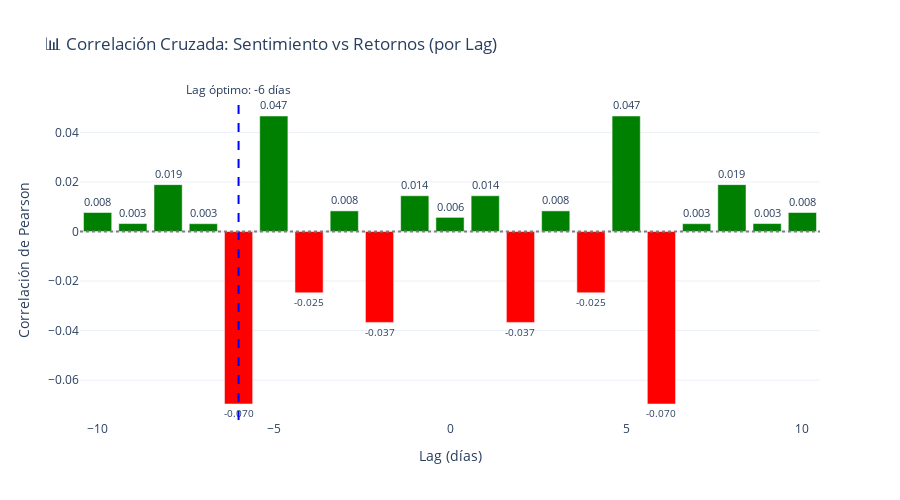

Notebook cell for this chart:
### Code cell
# Gráfico de correlaciones por lag
fig = go.Figure()

fig.add_trace(go.Bar(
    x=df_lags['lag'],
    y=df_lags['correlation'],
    marker_color=['red' if c < 0 else 'green' for c in df_lags['correlation']],
    text=df_lags['correlation'],
    texttemplate='%{text:.3f}',
    textposition='outside',
    name='Correlación'
))

# Marcar lag óptimo
fig.add_vline(
    x=best_lag['lag'],
    line_dash="dash",
    line_color="blue",
    annotation_text=f"Lag óptimo: {int(best_lag['lag'])} días",
    annotation_position="top"
)

fig.update_layout(
    title='📊 Correlación Cruzada: Sentimiento vs Retornos (por Lag)',
    xaxis_title='Lag (días)',
    yaxis_title='Correlación de Pearson',
    template='plotly_white',
    height=500
)

fig.add_hline(y=0, line_dash="dot", line_color="gray")

fig.show()

print("\n💡 Interpretación del gráfico:")
print("   - Lag positivo: Sentimiento ANTES del precio (predictivo)")
print("   - Lag negativo: Precio ANTES del sentimiento (reactivo)")
print("   - Barras verdes: Correlación positiva")
print("   - Barras rojas: Correlación negativa")

### Figure 1 — Plotly figure (JSON) as saved in the notebook; plotly's stock layout.template omitted (floating-point values rounded to 4 significant figures)
{"data": [{"marker": {"color": ["green", "green", "green", "green", "red", "green", "red", "green", "red", "green", "green", "green", "red", "green", "red", "green", "red", "green", "green", "green", "green"]}, "name": "Correlación", "text": [0.007663, 0.003206, 0.01891, 0.00315, -0.06962, 0.04661, -0.02472, 0.008319, -0.03669, 0.01443, 0.005706, 0.01443, -0.03669, 0.008319, -0.02472, 0.04661, -0.06962, 0.00315, 0.01891, 0.003206, 0.007663], "textposition": "outside", "texttemplate": "%{text:.3f}", "type": "bar", "x": [-10, -9, -8, -7, -6, -5, -4, -3, -2, -1, 0, 1, 2, 3, 4, 5, 6, 7, 8, 9, 10], "y": [0.007663, 0.003206, 0.01891, 0.00315, -0.06962, 0.04661, -0.02472, 0.008319, -0.03669, 0.01443, 0.005706, 0.01443, -0.03669, 0.008319, -0.02472, 0.04661, -0.06962, 0.00315, 0.01891, 0.003206, 0.007663]}], "layout": {"annotations": [{"showarrow": false, "text": "Lag óptimo: -6 días", "x": -6, "xanchor": "center", "xref": "x", "y": 1, "yanchor": "bottom", "yref": "y domain"}], "height": 500, "shapes": [{"line": {"color": "blue", "dash": "dash"}, "type": "line", "x0": -6, "x1": -6, "xref": "x", "y0": 0, "y1": 1, "yref": "y domain"}, {"line": {"color": "gray", "dash": "dot"}, "type": "line", "x0": 0, "x1": 1, "xref": "x domain", "y0": 0, "y1": 0, "yref": "y"}], "title": {"text": "📊 Correlación Cruzada: Sentimiento vs Retornos (por Lag)"}, "xaxis": {"title": {"text": "Lag (días)"}}, "yaxis": {"title": {"text": "Correlación de Pearson"}}}}
